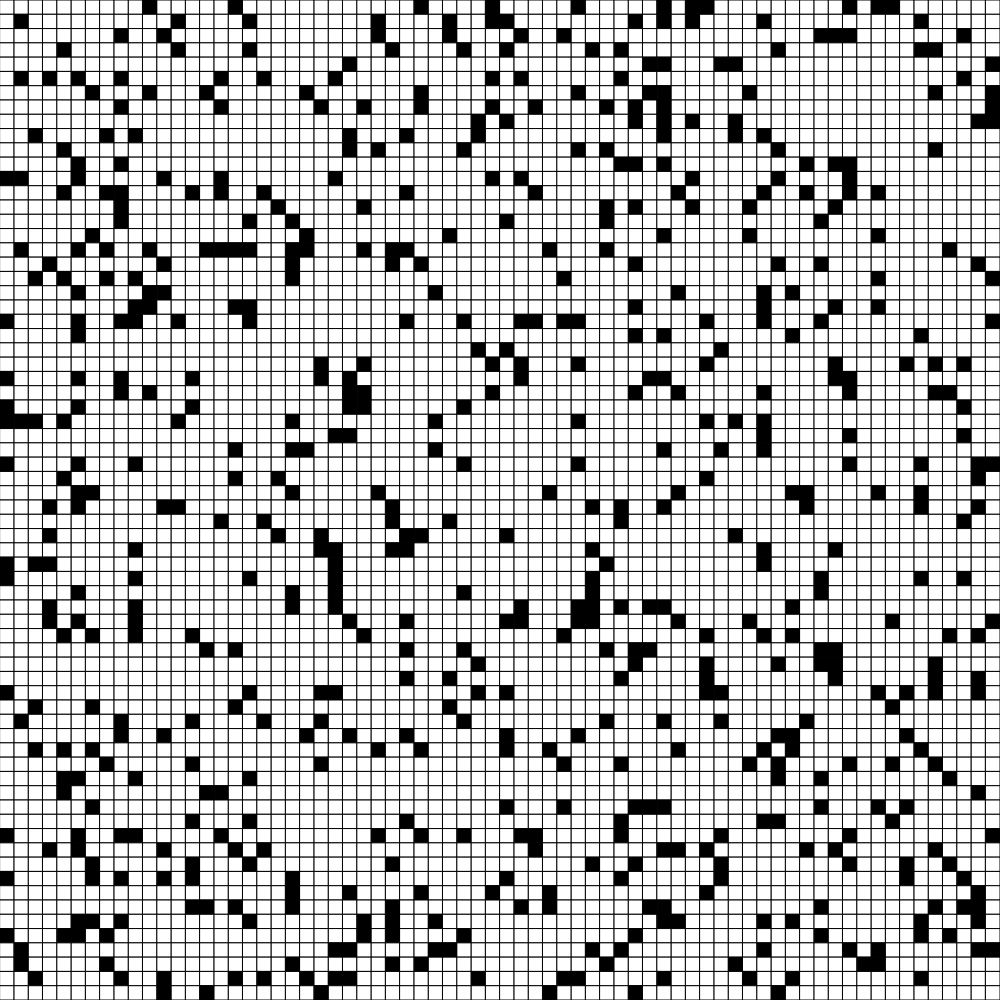
Frame 1 (no input)
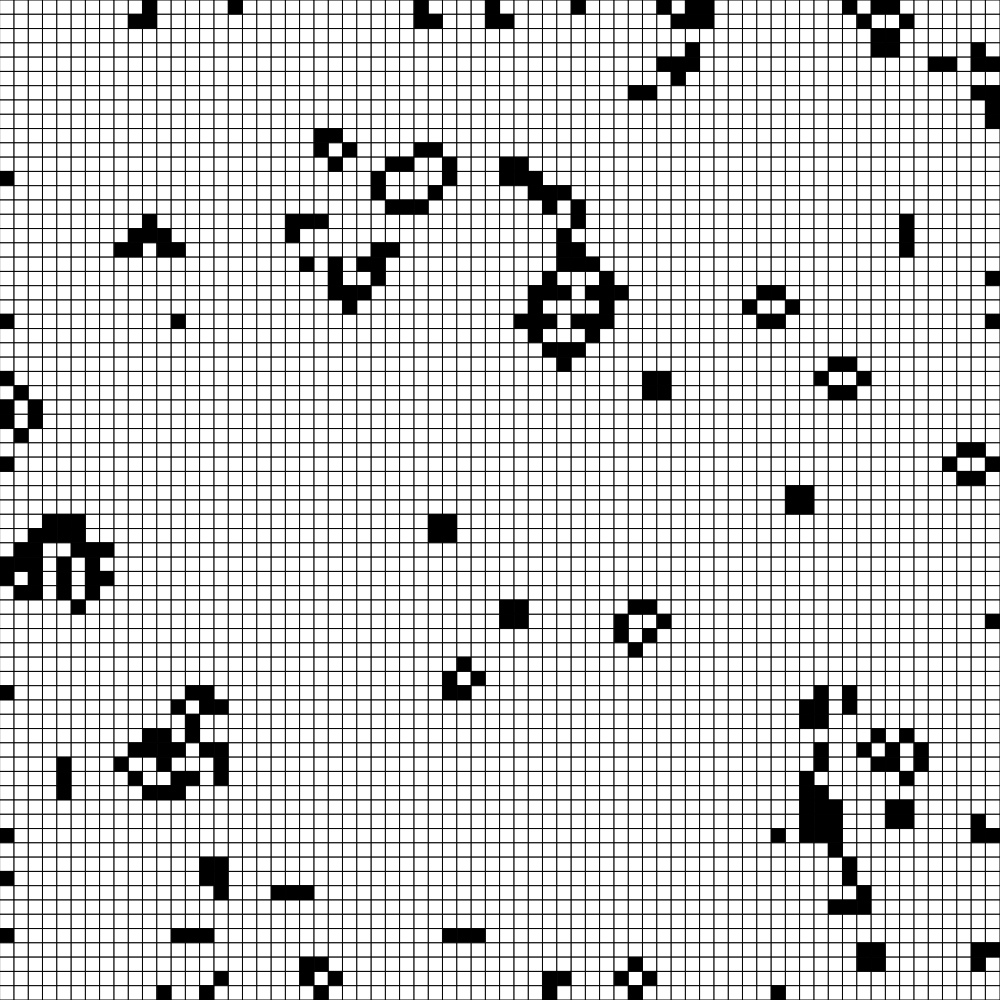
Frame 60 (no input)
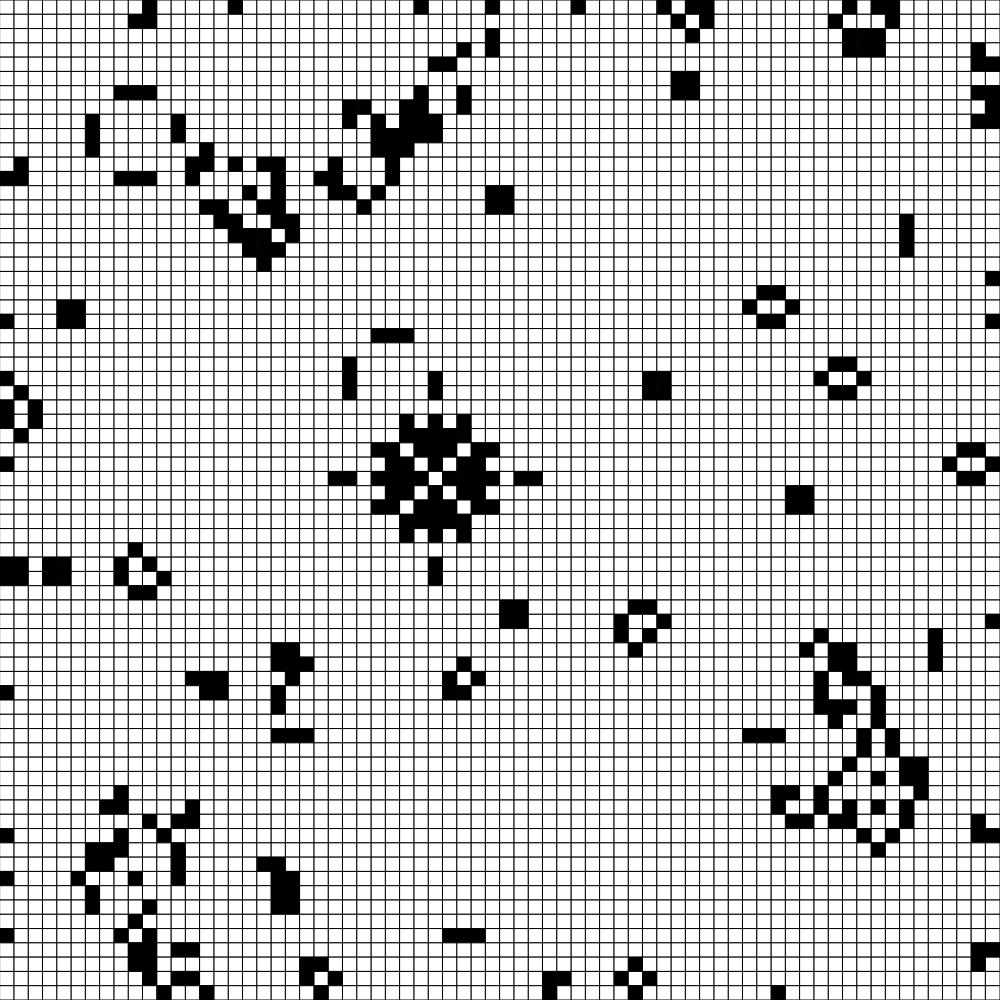
Frame 120 (the mouse pressed at the canvas centre since frame 60)

The p5.js sketch that drew these frames (run headless with seeded random() and noise() and a simulated clock; from frame 60 on, the mouse is pressed at the canvas centre):

// p5.js sketch
// ── sketch.js
var game;

function setup() {

	createCanvas(windowHeight, windowHeight);

	// frameRate(1);

	game = new Game(70, 700); // numCells, numAlive

}

function draw() {

	background(220);

	game.gen();
	game.applyRules();

}

// ── Game.js
///// GET RANDOM INTEGER
function getRandomInt(max) {
  return Math.floor(Math.random() * Math.floor(max));
}

function Game(numCells, numAlive) {

  this.numCells = numCells;
  this.cellDiam = height/this.numCells;
  this.cellRadius = this.cellDiam/2;

  this.rows = [];

  // initialise matrix with dead cells
  for (let i = 0; i < this.numCells; i++) {
    var col = [];
    for (let j = 0; j < this.numCells; j++) {
      col.push(false);
    }
    this.rows.push(col);
  }

  for (let i = 0; i < numAlive; i++) {
    this.rows[getRandomInt(this.numCells)][getRandomInt(this.numCells)] = true;
  }

  // this.rows[5][6] = true;
  // this.rows[6][6] = true;
  // this.rows[7][6] = true;

}

///// APPLY RULES
Game.prototype.applyRules = function() {

  // absolutely stupid hack to combat passing by reference
  var oldRows = [];
  for (let i = 0; i < this.numCells; i++) {
    var emptyArray = [];
    oldRows.push(emptyArray);
  }

  for (let i = 0; i < this.numCells; i++) {
    for (let j = 0; j < this.numCells; j++) {
      oldRows[i][j] = this.rows[i][j];
    }
  }

  // count num of adjacent living cells
  for (let i = 1; i < this.numCells-1; i++) {
    for (let j = 1; j < this.numCells-1; j++) {

      var counter = 0;

      if (oldRows[i-1][j-1]) {
        counter++;
      }
      if (oldRows[i-1][j]) {
        counter++;
      }
      if (oldRows[i-1][j+1]) {
        counter++;
      }
      if (oldRows[i][j-1]) {
        counter++;
      }
      if (oldRows[i][j+1]) {
        counter++;
      }
      if (oldRows[i+1][j-1]) {
        counter++;
      }
      if (oldRows[i+1][j]) {
        counter++;
      }
      if (oldRows[i+1][j+1]) {
        counter++;
      }

      if (oldRows[i][j-1] || oldRows[i-1][j]) {
        // this.rows[i][j] = true;
      }

      // RULES
      if (counter < 2) {
        this.rows[i][j] = false;
      }
      if ((counter == 2 || counter == 3) && oldRows[i][j]) {
        this.rows[i][j] = true;
      }
      if (counter == 3) {
        this.rows[i][j] = true;
      }
      if (counter > 3) {
        this.rows[i][j] = false;
      }

    }
  }

}

///// NEXT GENERATION
Game.prototype.gen = function() {

  rectMode(CENTER);

  for (i = 0; i < this.rows.length; i++) {
    for (j = 0; j < this.rows[i].length; j++) {
      push();

      // translate cell based on loop
      translate(this.cellRadius + j*this.cellDiam, this.cellRadius + i*this.cellDiam);

      // alive/dead
      if (this.rows[i][j]) {
        fill(0);
      } else {
        stroke(0);
        fill(255);
      }

      // create cell
      rect(0, 0, this.cellDiam, this.cellDiam);

      pop();
    }
  }

}
